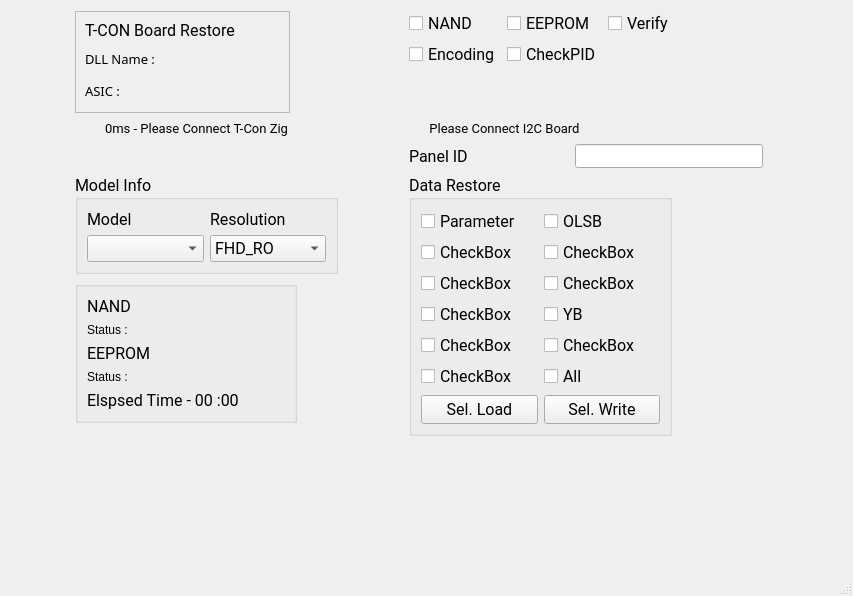
<?xml version="1.0" encoding="UTF-8"?>
<ui version="4.0">
 <class>MainWindow</class>
 <widget class="QMainWindow" name="MainWindow">
  <property name="enabled">
   <bool>true</bool>
  </property>
  <property name="geometry">
   <rect>
    <x>0</x>
    <y>0</y>
    <width>853</width>
    <height>596</height>
   </rect>
  </property>
  <property name="sizePolicy">
   <sizepolicy hsizetype="Fixed" vsizetype="Fixed">
    <horstretch>0</horstretch>
    <verstretch>0</verstretch>
   </sizepolicy>
  </property>
  <property name="minimumSize">
   <size>
    <width>670</width>
    <height>490</height>
   </size>
  </property>
  <property name="windowTitle">
   <string>Restore revisioned</string>
  </property>
  <widget class="QWidget" name="centralwidget">
   <property name="sizePolicy">
    <sizepolicy hsizetype="Fixed" vsizetype="Fixed">
     <horstretch>0</horstretch>
     <verstretch>0</verstretch>
    </sizepolicy>
   </property>
   <widget class="QLabel" name="tcp_status_label">
    <property name="geometry">
     <rect>
      <x>75</x>
      <y>120</y>
      <width>243</width>
      <height>17</height>
     </rect>
    </property>
    <property name="sizePolicy">
     <sizepolicy hsizetype="Preferred" vsizetype="Preferred">
      <horstretch>1</horstretch>
      <verstretch>1</verstretch>
     </sizepolicy>
    </property>
    <property name="font">
     <font>
      <family>Roboto</family>
      <pointsize>10</pointsize>
     </font>
    </property>
    <property name="text">
     <string>0ms - Please Connect T-Con Zig</string>
    </property>
    <property name="alignment">
     <set>Qt::AlignCenter</set>
    </property>
   </widget>
   <widget class="QGroupBox" name="groupBox_3">
    <property name="geometry">
     <rect>
      <x>75</x>
      <y>281</y>
      <width>222</width>
      <height>142</height>
     </rect>
    </property>
    <property name="title">
     <string/>
    </property>
    <layout class="QVBoxLayout" name="verticalLayout_2">
     <item>
      <widget class="QLabel" name="label_5">
       <property name="sizePolicy">
        <sizepolicy hsizetype="Fixed" vsizetype="Fixed">
         <horstretch>0</horstretch>
         <verstretch>0</verstretch>
        </sizepolicy>
       </property>
       <property name="font">
        <font>
         <family>Roboto</family>
         <pointsize>12</pointsize>
        </font>
       </property>
       <property name="text">
        <string>NAND</string>
       </property>
      </widget>
     </item>
     <item>
      <widget class="QLabel" name="label_10">
       <property name="sizePolicy">
        <sizepolicy hsizetype="Fixed" vsizetype="Fixed">
         <horstretch>0</horstretch>
         <verstretch>0</verstretch>
        </sizepolicy>
       </property>
       <property name="text">
        <string>Status :</string>
       </property>
      </widget>
     </item>
     <item>
      <widget class="QLabel" name="label_6">
       <property name="sizePolicy">
        <sizepolicy hsizetype="Fixed" vsizetype="Fixed">
         <horstretch>0</horstretch>
         <verstretch>0</verstretch>
        </sizepolicy>
       </property>
       <property name="font">
        <font>
         <family>Roboto</family>
         <pointsize>12</pointsize>
        </font>
       </property>
       <property name="text">
        <string>EEPROM</string>
       </property>
      </widget>
     </item>
     <item>
      <widget class="QLabel" name="label_11">
       <property name="sizePolicy">
        <sizepolicy hsizetype="Fixed" vsizetype="Fixed">
         <horstretch>0</horstretch>
         <verstretch>0</verstretch>
        </sizepolicy>
       </property>
       <property name="text">
        <string>Status :</string>
       </property>
      </widget>
     </item>
     <item>
      <widget class="QLabel" name="label_7">
       <property name="sizePolicy">
        <sizepolicy hsizetype="Fixed" vsizetype="Fixed">
         <horstretch>0</horstretch>
         <verstretch>0</verstretch>
        </sizepolicy>
       </property>
       <property name="font">
        <font>
         <family>Roboto</family>
         <pointsize>12</pointsize>
        </font>
       </property>
       <property name="text">
        <string>Elspsed Time - 00 :00</string>
       </property>
      </widget>
     </item>
    </layout>
   </widget>
   <widget class="QFrame" name="frame">
    <property name="geometry">
     <rect>
      <x>75</x>
      <y>11</y>
      <width>215</width>
      <height>102</height>
     </rect>
    </property>
    <property name="autoFillBackground">
     <bool>true</bool>
    </property>
    <property name="frameShape">
     <enum>QFrame::StyledPanel</enum>
    </property>
    <property name="frameShadow">
     <enum>QFrame::Raised</enum>
    </property>
    <layout class="QVBoxLayout" name="verticalLayout">
     <item>
      <widget class="QLabel" name="label">
       <property name="sizePolicy">
        <sizepolicy hsizetype="Fixed" vsizetype="Fixed">
         <horstretch>2</horstretch>
         <verstretch>2</verstretch>
        </sizepolicy>
       </property>
       <property name="font">
        <font>
         <family>Roboto</family>
         <pointsize>12</pointsize>
        </font>
       </property>
       <property name="text">
        <string>T-CON Board Restore</string>
       </property>
       <property name="alignment">
        <set>Qt::AlignCenter</set>
       </property>
      </widget>
     </item>
     <item>
      <widget class="QLabel" name="DLLName">
       <property name="palette">
        <palette>
         <active>
          <colorrole role="Text">
           <brush brushstyle="SolidPattern">
            <color alpha="255">
             <red>0</red>
             <green>0</green>
             <blue>255</blue>
            </color>
           </brush>
          </colorrole>
          <colorrole role="PlaceholderText">
           <brush brushstyle="SolidPattern">
            <color alpha="128">
             <red>0</red>
             <green>0</green>
             <blue>255</blue>
            </color>
           </brush>
          </colorrole>
         </active>
         <inactive>
          <colorrole role="Text">
           <brush brushstyle="SolidPattern">
            <color alpha="255">
             <red>0</red>
             <green>0</green>
             <blue>255</blue>
            </color>
           </brush>
          </colorrole>
          <colorrole role="PlaceholderText">
           <brush brushstyle="SolidPattern">
            <color alpha="128">
             <red>0</red>
             <green>0</green>
             <blue>255</blue>
            </color>
           </brush>
          </colorrole>
         </inactive>
         <disabled>
          <colorrole role="Text">
           <brush brushstyle="SolidPattern">
            <color alpha="255">
             <red>120</red>
             <green>120</green>
             <blue>120</blue>
            </color>
           </brush>
          </colorrole>
          <colorrole role="PlaceholderText">
           <brush brushstyle="SolidPattern">
            <color alpha="128">
             <red>0</red>
             <green>0</green>
             <blue>0</blue>
            </color>
           </brush>
          </colorrole>
         </disabled>
        </palette>
       </property>
       <property name="font">
        <font>
         <family>한컴 고딕</family>
         <pointsize>10</pointsize>
        </font>
       </property>
       <property name="contextMenuPolicy">
        <enum>Qt::ActionsContextMenu</enum>
       </property>
       <property name="text">
        <string>DLL Name : </string>
       </property>
      </widget>
     </item>
     <item>
      <widget class="QLabel" name="INI_info">
       <property name="font">
        <font>
         <family>한컴 고딕</family>
         <pointsize>10</pointsize>
        </font>
       </property>
       <property name="text">
        <string>ASIC : </string>
       </property>
      </widget>
     </item>
    </layout>
   </widget>
   <widget class="QWidget" name="">
    <property name="geometry">
     <rect>
      <x>409</x>
      <y>11</y>
      <width>304</width>
      <height>57</height>
     </rect>
    </property>
    <layout class="QGridLayout" name="gridLayout_2">
     <property name="sizeConstraint">
      <enum>QLayout::SetFixedSize</enum>
     </property>
     <item row="0" column="1">
      <widget class="QCheckBox" name="checkBox_2">
       <property name="font">
        <font>
         <family>Roboto</family>
         <pointsize>12</pointsize>
        </font>
       </property>
       <property name="text">
        <string>EEPROM</string>
       </property>
      </widget>
     </item>
     <item row="1" column="0">
      <widget class="QCheckBox" name="checkBox_4">
       <property name="font">
        <font>
         <family>Roboto</family>
         <pointsize>12</pointsize>
        </font>
       </property>
       <property name="text">
        <string>Encoding</string>
       </property>
      </widget>
     </item>
     <item row="1" column="1">
      <widget class="QCheckBox" name="checkBox_5">
       <property name="font">
        <font>
         <family>Roboto</family>
         <pointsize>12</pointsize>
        </font>
       </property>
       <property name="text">
        <string>CheckPID</string>
       </property>
      </widget>
     </item>
     <item row="0" column="2">
      <widget class="QCheckBox" name="checkBox_3">
       <property name="font">
        <font>
         <family>Roboto</family>
         <pointsize>12</pointsize>
        </font>
       </property>
       <property name="text">
        <string>Verify</string>
       </property>
      </widget>
     </item>
     <item row="0" column="0">
      <widget class="QCheckBox" name="checkBox">
       <property name="font">
        <font>
         <family>Roboto</family>
         <pointsize>12</pointsize>
        </font>
       </property>
       <property name="text">
        <string>NAND</string>
       </property>
      </widget>
     </item>
    </layout>
   </widget>
   <widget class="QLabel" name="label_9">
    <property name="geometry">
     <rect>
      <x>409</x>
      <y>120</y>
      <width>191</width>
      <height>17</height>
     </rect>
    </property>
    <property name="sizePolicy">
     <sizepolicy hsizetype="Fixed" vsizetype="Fixed">
      <horstretch>0</horstretch>
      <verstretch>0</verstretch>
     </sizepolicy>
    </property>
    <property name="font">
     <font>
      <family>Roboto</family>
      <pointsize>10</pointsize>
     </font>
    </property>
    <property name="text">
     <string>Please Connect I2C Board</string>
    </property>
    <property name="alignment">
     <set>Qt::AlignCenter</set>
    </property>
   </widget>
   <widget class="QLabel" name="label_2">
    <property name="geometry">
     <rect>
      <x>409</x>
      <y>146</y>
      <width>69</width>
      <height>20</height>
     </rect>
    </property>
    <property name="sizePolicy">
     <sizepolicy hsizetype="Fixed" vsizetype="Fixed">
      <horstretch>0</horstretch>
      <verstretch>0</verstretch>
     </sizepolicy>
    </property>
    <property name="font">
     <font>
      <family>Roboto</family>
      <pointsize>12</pointsize>
     </font>
    </property>
    <property name="text">
     <string>Panel ID</string>
    </property>
   </widget>
   <widget class="QLineEdit" name="lineEdit">
    <property name="geometry">
     <rect>
      <x>575</x>
      <y>144</y>
      <width>188</width>
      <height>24</height>
     </rect>
    </property>
    <property name="sizePolicy">
     <sizepolicy hsizetype="Fixed" vsizetype="Fixed">
      <horstretch>0</horstretch>
      <verstretch>0</verstretch>
     </sizepolicy>
    </property>
   </widget>
   <widget class="QGroupBox" name="groupBox">
    <property name="geometry">
     <rect>
      <x>75</x>
      <y>175</y>
      <width>263</width>
      <height>99</height>
     </rect>
    </property>
    <property name="sizePolicy">
     <sizepolicy hsizetype="Fixed" vsizetype="Fixed">
      <horstretch>2</horstretch>
      <verstretch>2</verstretch>
     </sizepolicy>
    </property>
    <property name="font">
     <font>
      <family>Roboto</family>
      <pointsize>12</pointsize>
     </font>
    </property>
    <property name="autoFillBackground">
     <bool>true</bool>
    </property>
    <property name="title">
     <string>Model Info</string>
    </property>
    <layout class="QGridLayout" name="gridLayout_5">
     <item row="0" column="0">
      <layout class="QGridLayout" name="gridLayout_3">
       <item row="0" column="1">
        <widget class="QLabel" name="label_4">
         <property name="font">
          <font>
           <family>Roboto</family>
           <pointsize>12</pointsize>
          </font>
         </property>
         <property name="text">
          <string>Resolution</string>
         </property>
        </widget>
       </item>
       <item row="0" column="0">
        <widget class="QLabel" name="label_3">
         <property name="font">
          <font>
           <family>Roboto</family>
           <pointsize>12</pointsize>
          </font>
         </property>
         <property name="text">
          <string>Model</string>
         </property>
        </widget>
       </item>
       <item row="1" column="0">
        <widget class="QComboBox" name="comboBox"/>
       </item>
       <item row="1" column="1">
        <widget class="QComboBox" name="comboBox_2">
         <property name="currentIndex">
          <number>1</number>
         </property>
         <item>
          <property name="text">
           <string>FHD</string>
          </property>
         </item>
         <item>
          <property name="text">
           <string>FHD_RO</string>
          </property>
         </item>
         <item>
          <property name="text">
           <string>QHD_RO</string>
          </property>
         </item>
         <item>
          <property name="text">
           <string>UHD</string>
          </property>
         </item>
         <item>
          <property name="text">
           <string>UHD_RO</string>
          </property>
         </item>
         <item>
          <property name="text">
           <string>WUHD_RO</string>
          </property>
         </item>
        </widget>
       </item>
      </layout>
     </item>
    </layout>
   </widget>
   <widget class="QGroupBox" name="groupBox_2">
    <property name="geometry">
     <rect>
      <x>409</x>
      <y>175</y>
      <width>263</width>
      <height>261</height>
     </rect>
    </property>
    <property name="sizePolicy">
     <sizepolicy hsizetype="Preferred" vsizetype="Preferred">
      <horstretch>0</horstretch>
      <verstretch>3</verstretch>
     </sizepolicy>
    </property>
    <property name="font">
     <font>
      <family>Roboto</family>
      <pointsize>12</pointsize>
     </font>
    </property>
    <property name="autoFillBackground">
     <bool>true</bool>
    </property>
    <property name="title">
     <string>Data Restore</string>
    </property>
    <layout class="QGridLayout" name="gridLayout_6">
     <item row="0" column="0">
      <layout class="QGridLayout" name="gridLayout">
       <property name="sizeConstraint">
        <enum>QLayout::SetNoConstraint</enum>
       </property>
       <item row="0" column="0">
        <widget class="QCheckBox" name="checkBox1">
         <property name="text">
          <string>Parameter</string>
         </property>
        </widget>
       </item>
       <item row="0" column="1">
        <widget class="QCheckBox" name="checkBox2">
         <property name="text">
          <string>OLSB</string>
         </property>
        </widget>
       </item>
       <item row="1" column="0">
        <widget class="QCheckBox" name="checkBox3">
         <property name="text">
          <string>CheckBox</string>
         </property>
        </widget>
       </item>
       <item row="1" column="1">
        <widget class="QCheckBox" name="checkBox4">
         <property name="text">
          <string>CheckBox</string>
         </property>
        </widget>
       </item>
       <item row="2" column="0">
        <widget class="QCheckBox" name="checkBox5">
         <property name="text">
          <string>CheckBox</string>
         </property>
        </widget>
       </item>
       <item row="2" column="1">
        <widget class="QCheckBox" name="checkBox6">
         <property name="text">
          <string>CheckBox</string>
         </property>
        </widget>
       </item>
       <item row="3" column="0">
        <widget class="QCheckBox" name="checkBox7">
         <property name="text">
          <string>CheckBox</string>
         </property>
        </widget>
       </item>
       <item row="3" column="1">
        <widget class="QCheckBox" name="checkBox8">
         <property name="text">
          <string>YB</string>
         </property>
        </widget>
       </item>
       <item row="4" column="0">
        <widget class="QCheckBox" name="checkBox9">
         <property name="text">
          <string>CheckBox</string>
         </property>
        </widget>
       </item>
       <item row="4" column="1">
        <widget class="QCheckBox" name="checkBox10">
         <property name="text">
          <string>CheckBox</string>
         </property>
        </widget>
       </item>
       <item row="5" column="0">
        <widget class="QCheckBox" name="checkBox11">
         <property name="text">
          <string>CheckBox</string>
         </property>
        </widget>
       </item>
       <item row="5" column="1">
        <widget class="QCheckBox" name="checkBox12">
         <property name="text">
          <string>All</string>
         </property>
        </widget>
       </item>
       <item row="6" column="0">
        <widget class="QPushButton" name="all_load">
         <property name="sizePolicy">
          <sizepolicy hsizetype="Minimum" vsizetype="Minimum">
           <horstretch>0</horstretch>
           <verstretch>0</verstretch>
          </sizepolicy>
         </property>
         <property name="font">
          <font>
           <family>Roboto</family>
           <pointsize>12</pointsize>
          </font>
         </property>
         <property name="text">
          <string>Sel. Load</string>
         </property>
        </widget>
       </item>
       <item row="6" column="1">
        <widget class="QPushButton" name="all_write">
         <property name="sizePolicy">
          <sizepolicy hsizetype="Minimum" vsizetype="Minimum">
           <horstretch>0</horstretch>
           <verstretch>0</verstretch>
          </sizepolicy>
         </property>
         <property name="font">
          <font>
           <family>Roboto</family>
           <pointsize>12</pointsize>
          </font>
         </property>
         <property name="text">
          <string>Sel. Write</string>
         </property>
        </widget>
       </item>
      </layout>
     </item>
    </layout>
   </widget>
  </widget>
  <widget class="QMenuBar" name="menubar">
   <property name="geometry">
    <rect>
     <x>0</x>
     <y>0</y>
     <width>853</width>
     <height>26</height>
    </rect>
   </property>
  </widget>
  <widget class="QStatusBar" name="statusbar"/>
 </widget>
 <resources/>
 <connections/>
</ui>
